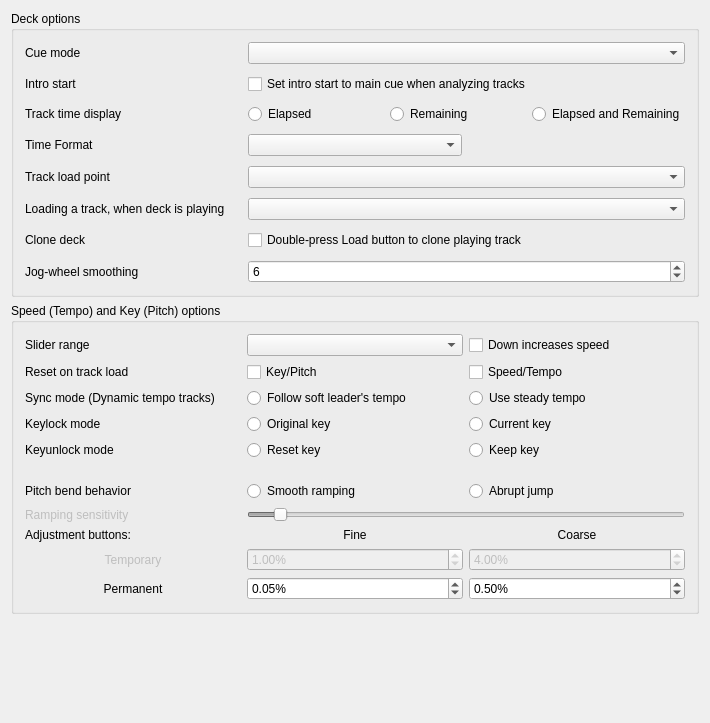
<?xml version="1.0" encoding="UTF-8"?>
<ui version="4.0">
 <class>DlgPrefDeckDlg</class>
 <widget class="QWidget" name="DlgPrefDeckDlg">
  <property name="geometry">
   <rect>
    <x>0</x>
    <y>0</y>
    <width>710</width>
    <height>723</height>
   </rect>
  </property>
  <property name="windowTitle">
   <string>Deck Preferences</string>
  </property>
  <layout class="QGridLayout" name="gridLayout_3">
   <item row="0" column="0">
    <widget class="QGroupBox" name="groupBoxDeckOptions">
     <property name="title">
      <string>Deck options</string>
     </property>
     <layout class="QGridLayout" name="GridLayout1">
      <item row="7" column="0">
       <widget class="QLabel" name="labelJogWheelFilterLength">
        <property name="text"><string>Jog-wheel smoothing</string></property>
        <property name="buddy"><cstring>spinBoxJogWheelFilterLength</cstring></property>
       </widget>
      </item>
      <item row="7" column="1" colspan="2">
       <widget class="QSpinBox" name="spinBoxJogWheelFilterLength">
        <property name="toolTip"><string>Filter length in audio callbacks. Lower values respond faster; higher values smooth pitch bending. Applies to both decks.</string></property>
        <property name="minimum"><number>1</number></property>
        <property name="maximum"><number>64</number></property>
        <property name="value"><number>6</number></property>
       </widget>
      </item>
      <property name="spacing">
       <number>10</number>
      </property>
      <item row="5" column="0">
       <widget class="QLabel" name="labelLoadWhenDeckPlaying">
        <property name="text">
         <string>Loading a track, when deck is playing</string>
        </property>
        <property name="buddy">
         <cstring>comboBoxLoadWhenDeckPlaying</cstring>
        </property>
       </widget>
      </item>
      <item row="0" column="0">
       <widget class="QLabel" name="labelCueMode">
        <property name="text">
         <string>Cue mode</string>
        </property>
        <property name="openExternalLinks">
         <bool>true</bool>
        </property>
        <property name="buddy">
         <cstring>ComboBoxCueMode</cstring>
        </property>
       </widget>
      </item>
      <item row="4" column="1" colspan="2">
       <widget class="QComboBox" name="comboBoxLoadPoint"/>
      </item>
      <item row="1" column="1" colspan="2">
       <widget class="QCheckBox" name="checkBoxIntroStartMove">
        <property name="toolTip">
         <string>When the analyzer places the intro start point automatically,
it will place it at the main cue point if the main cue point has been set previously.
This may be helpful for upgrading to Mixxx 2.3 from earlier versions.

If this option is disabled, the intro start point is automatically placed at the first sound.</string>
        </property>
        <property name="text">
         <string>Set intro start to main cue when analyzing tracks</string>
        </property>
       </widget>
      </item>
      <item row="1" column="0">
       <widget class="QLabel" name="labelIntroStartMove">
        <property name="text">
         <string>Intro start</string>
        </property>
        <property name="buddy">
         <cstring>ComboBoxCueMode</cstring>
        </property>
       </widget>
      </item>
      <item row="0" column="1" colspan="2">
       <widget class="QComboBox" name="ComboBoxCueMode">
        <property name="toolTip">
         <string>Mixxx mode:
- Cue button while pause at cue point = preview
- Cue button while pause not at cue point = set cue point
- Cue button while playing = pause at cue point
Mixxx mode (no blinking):
- Same as Mixxx mode but with no blinking indicators
Pioneer mode:
- Same as Mixxx mode with a flashing play button
Denon mode:
- Cue button at cue point = preview
- Cue button not at cue point = pause at cue point
- Play = set cue point
Numark mode:
- Same as Denon mode, but without a flashing play button
CUP mode:
- Cue button while pause at cue point = play after release
- Cue button while pause not at cue point = set cue point and play after release
- Cue button while playing = go to cue point and play after release
</string>
        </property>
       </widget>
      </item>
      <item row="6" column="0">
       <widget class="QLabel" name="labelCloneDeckOnLoadDoubleTap">
        <property name="text">
         <string>Clone deck</string>
        </property>
        <property name="buddy">
         <cstring>checkBoxCloneDeckOnLoadDoubleTap</cstring>
        </property>
       </widget>
      </item>
      <item row="3" column="0">
       <widget class="QLabel" name="labelTimeDisplay">
        <property name="text">
         <string>Time Format</string>
        </property>
       </widget>
      </item>
      <item row="3" column="1">
       <widget class="QComboBox" name="comboBoxTimeFormat"/>
      </item>
      <item row="4" column="0">
       <widget class="QLabel" name="labelLoadPoint">
        <property name="text">
         <string>Track load point</string>
        </property>
       </widget>
      </item>
      <item row="2" column="0">
       <widget class="QLabel" name="labelPositionDisplay">
        <property name="enabled">
         <bool>true</bool>
        </property>
        <property name="font">
         <font/>
        </property>
        <property name="text">
         <string>Track time display</string>
        </property>
        <property name="wordWrap">
         <bool>false</bool>
        </property>
        <property name="buddy">
         <cstring>radioButtonElapsed</cstring>
        </property>
       </widget>
      </item>
      <item row="5" column="1" colspan="2">
       <widget class="QComboBox" name="comboBoxLoadWhenDeckPlaying"/>
      </item>
      <item row="2" column="1" colspan="2">
       <layout class="QHBoxLayout" name="horizontalLayout">
        <item>
         <widget class="QRadioButton" name="radioButtonElapsed">
          <property name="text">
           <string>Elapsed</string>
          </property>
          <attribute name="buttonGroup">
           <string notr="true">buttonGroupTrackTime</string>
          </attribute>
         </widget>
        </item>
        <item>
         <widget class="QRadioButton" name="radioButtonRemaining">
          <property name="text">
           <string>Remaining</string>
          </property>
          <attribute name="buttonGroup">
           <string notr="true">buttonGroupTrackTime</string>
          </attribute>
         </widget>
        </item>
        <item>
         <widget class="QRadioButton" name="radioButtonElapsedAndRemaining">
          <property name="text">
           <string>Elapsed and Remaining</string>
          </property>
          <attribute name="buttonGroup">
           <string notr="true">buttonGroupTrackTime</string>
          </attribute>
         </widget>
        </item>
       </layout>
      </item>
      <item row="6" column="1" colspan="2">
       <widget class="QCheckBox" name="checkBoxCloneDeckOnLoadDoubleTap">
        <property name="toolTip">
         <string>Create a playing clone of the first playing deck by double-tapping a Load button on a controller or keyboard.
You can always drag-and-drop tracks on screen to clone a deck.</string>
        </property>
        <property name="text">
         <string>Double-press Load button to clone playing track</string>
        </property>
       </widget>
      </item>
     </layout>
    </widget>
   </item>
   <item row="1" column="0">
    <widget class="QGroupBox" name="groupBoxSpeedPitchOptions">
     <property name="title">
      <string>Speed (Tempo) and Key (Pitch) options</string>
     </property>
     <layout class="QGridLayout" name="gridLayout_7">
      <item row="0" column="0">
       <layout class="QGridLayout" name="GridLayoutSpeedOptions">
        <item row="11" column="2">
         <widget class="QDoubleSpinBox" name="spinBoxPermanentRateCoarse">
          <property name="toolTip">
           <string>Permanent rate change when left-clicking</string>
          </property>
          <property name="accelerated">
           <bool>true</bool>
          </property>
          <property name="suffix">
           <string>%</string>
          </property>
          <property name="decimals">
           <number>2</number>
          </property>
          <property name="minimum">
           <double>0.010000000000000</double>
          </property>
          <property name="maximum">
           <double>10.000000000000000</double>
          </property>
          <property name="singleStep">
           <double>0.010000000000000</double>
          </property>
          <property name="value">
           <double>0.500000000000000</double>
          </property>
         </widget>
        </item>
        <item row="11" column="1">
         <widget class="QDoubleSpinBox" name="spinBoxPermanentRateFine">
          <property name="toolTip">
           <string>Permanent rate change when right-clicking</string>
          </property>
          <property name="accelerated">
           <bool>true</bool>
          </property>
          <property name="suffix">
           <string>%</string>
          </property>
          <property name="decimals">
           <number>2</number>
          </property>
          <property name="minimum">
           <double>0.010000000000000</double>
          </property>
          <property name="maximum">
           <double>10.000000000000000</double>
          </property>
          <property name="singleStep">
           <double>0.010000000000000</double>
          </property>
          <property name="value">
           <double>0.050000000000000</double>
          </property>
         </widget>
        </item>
        <item row="1" column="0">
         <widget class="QLabel" name="labelSpeedPitchReset">
          <property name="text">
           <string>Reset on track load</string>
          </property>
          <property name="buddy">
           <cstring>checkBoxResetPitch</cstring>
          </property>
         </widget>
        </item>
        <item row="3" column="2">
         <widget class="QRadioButton" name="radioButtonCurrentKey">
          <property name="text">
           <string>Current key</string>
          </property>
          <attribute name="buttonGroup">
           <string notr="true">buttonGroupKeyLockMode</string>
          </attribute>
         </widget>
        </item>
        <item row="10" column="1">
         <widget class="QDoubleSpinBox" name="spinBoxTemporaryRateFine">
          <property name="enabled">
           <bool>false</bool>
          </property>
          <property name="toolTip">
           <string>Temporary rate change when right-clicking</string>
          </property>
          <property name="accelerated">
           <bool>true</bool>
          </property>
          <property name="suffix">
           <string>%</string>
          </property>
          <property name="decimals">
           <number>2</number>
          </property>
          <property name="minimum">
           <double>0.010000000000000</double>
          </property>
          <property name="maximum">
           <double>10.000000000000000</double>
          </property>
          <property name="singleStep">
           <double>0.010000000000000</double>
          </property>
          <property name="value">
           <double>1.000000000000000</double>
          </property>
         </widget>
        </item>
        <item row="11" column="0">
         <widget class="QLabel" name="labelSpeedPermanent">
          <property name="text">
           <string>Permanent</string>
          </property>
          <property name="alignment">
           <set>Qt::AlignCenter</set>
          </property>
         </widget>
        </item>
        <item row="7" column="1" colspan="2">
         <widget class="QSlider" name="SliderRateRampSensitivity">
          <property name="enabled">
           <bool>false</bool>
          </property>
          <property name="minimum">
           <number>100</number>
          </property>
          <property name="maximum">
           <number>2500</number>
          </property>
          <property name="singleStep">
           <number>50</number>
          </property>
          <property name="value">
           <number>250</number>
          </property>
          <property name="orientation">
           <enum>Qt::Horizontal</enum>
          </property>
         </widget>
        </item>
        <item row="10" column="0">
         <widget class="QLabel" name="labelSpeedTemporary">
          <property name="enabled">
           <bool>false</bool>
          </property>
          <property name="text">
           <string>Temporary</string>
          </property>
          <property name="alignment">
           <set>Qt::AlignCenter</set>
          </property>
         </widget>
        </item>
        <item row="2" column="0">
         <widget class="QLabel" name="labelSyncMode">
          <property name="text">
           <string>Sync mode (Dynamic tempo tracks)</string>
          </property>
          <property name="openExternalLinks">
           <bool>true</bool>
          </property>
         </widget>
        </item>
        <item row="3" column="0">
         <widget class="QLabel" name="labelKeylockMode">
          <property name="text">
           <string>Keylock mode</string>
          </property>
          <property name="buddy">
           <cstring>radioButtonOriginalKey</cstring>
          </property>
         </widget>
        </item>
        <item row="7" column="0">
         <widget class="QLabel" name="labelSpeedRampSensitivity">
          <property name="enabled">
           <bool>false</bool>
          </property>
          <property name="text">
           <string>Ramping sensitivity</string>
          </property>
          <property name="buddy">
           <cstring>SliderRateRampSensitivity</cstring>
          </property>
         </widget>
        </item>
        <item row="6" column="0">
         <widget class="QLabel" name="labelSpeedBendBehavior">
          <property name="text">
           <string>Pitch bend behavior</string>
          </property>
          <property name="buddy">
           <cstring>radioButtonRateRampModeStepping</cstring>
          </property>
         </widget>
        </item>
        <item row="3" column="1">
         <widget class="QRadioButton" name="radioButtonOriginalKey">
          <property name="text">
           <string>Original key</string>
          </property>
          <attribute name="buttonGroup">
           <string notr="true">buttonGroupKeyLockMode</string>
          </attribute>
         </widget>
        </item>
        <item row="10" column="2">
         <widget class="QDoubleSpinBox" name="spinBoxTemporaryRateCoarse">
          <property name="enabled">
           <bool>false</bool>
          </property>
          <property name="toolTip">
           <string>Temporary rate change when left-clicking</string>
          </property>
          <property name="accelerated">
           <bool>true</bool>
          </property>
          <property name="suffix">
           <string>%</string>
          </property>
          <property name="decimals">
           <number>2</number>
          </property>
          <property name="minimum">
           <double>0.010000000000000</double>
          </property>
          <property name="maximum">
           <double>10.000000000000000</double>
          </property>
          <property name="singleStep">
           <double>0.010000000000000</double>
          </property>
          <property name="value">
           <double>4.000000000000000</double>
          </property>
         </widget>
        </item>
        <item row="1" column="2">
         <widget class="QCheckBox" name="checkBoxResetSpeed">
          <property name="text">
           <string>Speed/Tempo</string>
          </property>
         </widget>
        </item>
        <item row="1" column="1">
         <widget class="QCheckBox" name="checkBoxResetPitch">
          <property name="text">
           <string>Key/Pitch</string>
          </property>
         </widget>
        </item>
        <item row="9" column="0">
         <widget class="QLabel" name="labelSpeedAdjustment">
          <property name="text">
           <string>Adjustment buttons:</string>
          </property>
         </widget>
        </item>
        <item row="2" column="1">
         <widget class="QRadioButton" name="radioButtonSoftLeader">
          <property name="toolTip">
           <string>Apply tempo changes from a soft-leading track (usually the leaving track in a transition) to the follower tracks. After the transition, the follower track will continue with the previous leader's very last tempo. Changes from explicit selected leaders are always applied.</string>
          </property>
          <property name="text">
           <string>Follow soft leader's tempo</string>
          </property>
          <attribute name="buttonGroup">
           <string notr="true">buttonGroupSyncMode</string>
          </attribute>
         </widget>
        </item>
        <item row="9" column="2">
         <widget class="QLabel" name="labelSpeedCoarse">
          <property name="enabled">
           <bool>true</bool>
          </property>
          <property name="font">
           <font/>
          </property>
          <property name="toolTip">
           <string/>
          </property>
          <property name="text">
           <string>Coarse</string>
          </property>
          <property name="alignment">
           <set>Qt::AlignCenter</set>
          </property>
          <property name="wordWrap">
           <bool>false</bool>
          </property>
          <property name="buddy">
           <cstring>spinBoxPermanentRateCoarse</cstring>
          </property>
         </widget>
        </item>
        <item row="9" column="1">
         <widget class="QLabel" name="labelSpeedFine">
          <property name="enabled">
           <bool>true</bool>
          </property>
          <property name="font">
           <font/>
          </property>
          <property name="toolTip">
           <string/>
          </property>
          <property name="text">
           <string>Fine</string>
          </property>
          <property name="alignment">
           <set>Qt::AlignCenter</set>
          </property>
          <property name="wordWrap">
           <bool>false</bool>
          </property>
          <property name="buddy">
           <cstring>spinBoxPermanentRateFine</cstring>
          </property>
         </widget>
        </item>
        <item row="0" column="2">
         <widget class="QCheckBox" name="checkBoxInvertSpeedSlider">
          <property name="toolTip">
           <string>Make the speed sliders work like those on DJ turntables and CDJs where moving downward increases the speed</string>
          </property>
          <property name="text">
           <string>Down increases speed</string>
          </property>
         </widget>
        </item>
        <item row="0" column="0">
         <widget class="QLabel" name="labelSpeedSliderrange">
          <property name="enabled">
           <bool>true</bool>
          </property>
          <property name="font">
           <font/>
          </property>
          <property name="text">
           <string>Slider range</string>
          </property>
          <property name="wordWrap">
           <bool>false</bool>
          </property>
          <property name="buddy">
           <cstring>ComboBoxRateRange</cstring>
          </property>
         </widget>
        </item>
        <item row="0" column="1">
         <widget class="QComboBox" name="ComboBoxRateRange">
          <property name="font">
           <font/>
          </property>
          <property name="toolTip">
           <string>Adjusts the range of the speed (Vinyl &quot;Pitch&quot;) slider.</string>
          </property>
         </widget>
        </item>
        <item row="6" column="2">
         <widget class="QRadioButton" name="radioButtonRateRampModeStepping">
          <property name="text">
           <string>Abrupt jump</string>
          </property>
          <attribute name="buttonGroup">
           <string notr="true">buttonGroupSpeedBendBehavior</string>
          </attribute>
         </widget>
        </item>
        <item row="6" column="1">
         <widget class="QRadioButton" name="radioButtonRateRampModeLinear">
          <property name="toolTip">
           <string>Smoothly adjusts deck speed when temporary change buttons are held down</string>
          </property>
          <property name="text">
           <string>Smooth ramping</string>
          </property>
          <attribute name="buttonGroup">
           <string notr="true">buttonGroupSpeedBendBehavior</string>
          </attribute>
         </widget>
        </item>
        <item row="4" column="0">
         <widget class="QLabel" name="labelKeyunlockMode">
          <property name="text">
           <string>Keyunlock mode</string>
          </property>
         </widget>
        </item>
        <item row="4" column="1">
         <widget class="QRadioButton" name="radioButtonResetUnlockedKey">
          <property name="text">
           <string>Reset key</string>
          </property>
          <attribute name="buttonGroup">
           <string notr="true">buttonGroupKeyUnlockMode</string>
          </attribute>
         </widget>
        </item>
        <item row="4" column="2">
         <widget class="QRadioButton" name="radioButtonKeepUnlockedKey">
          <property name="text">
           <string>Keep key</string>
          </property>
          <attribute name="buttonGroup">
           <string notr="true">buttonGroupKeyUnlockMode</string>
          </attribute>
         </widget>
        </item>
        <item row="2" column="2">
         <widget class="QRadioButton" name="radioButtonLockBpm">
          <property name="toolTip">
           <string>The tempo of a previous soft leader track at the beginning of the transition is kept steady. After the transition, the follower track will maintain this original tempo. This technique serves as a workaround to avoid dynamic tempo changes, as seen during the outro of rubato-style tracks. For instance, it prevents the follower track from continuing with a slowed-down tempo of the soft leader. This corresponds to the behavior before Mixxx 2.4. Changes from explicit selected leaders are always applied.</string>
          </property>
          <property name="text">
           <string>Use steady tempo</string>
          </property>
          <attribute name="buttonGroup">
           <string notr="true">buttonGroupSyncMode</string>
          </attribute>
         </widget>
        </item>
        <item row="5" column="0">
         <spacer name="verticalSpacer1">
          <property name="orientation">
           <enum>Qt::Vertical</enum>
          </property>
          <property name="sizeHint" stdset="0">
           <size>
            <width>20</width>
            <height>15</height>
           </size>
          </property>
         </spacer>
        </item>
       </layout>
      </item>
     </layout>
    </widget>
   </item>
   <item row="2" column="0">
    <spacer name="verticalSpacer2">
     <property name="orientation">
      <enum>Qt::Vertical</enum>
     </property>
     <property name="sizeHint" stdset="0">
      <size>
       <width>20</width>
       <height>40</height>
      </size>
     </property>
    </spacer>
   </item>
  </layout>
 </widget>
 <layoutdefault spacing="6" margin="11"/>
 <tabstops>
  <tabstop>ComboBoxCueMode</tabstop>
  <tabstop>checkBoxIntroStartMove</tabstop>
  <tabstop>radioButtonElapsed</tabstop>
  <tabstop>radioButtonRemaining</tabstop>
  <tabstop>radioButtonElapsedAndRemaining</tabstop>
  <tabstop>comboBoxTimeFormat</tabstop>
  <tabstop>comboBoxLoadPoint</tabstop>
  <tabstop>comboBoxLoadWhenDeckPlaying</tabstop>
  <tabstop>checkBoxCloneDeckOnLoadDoubleTap</tabstop>
  <tabstop>ComboBoxRateRange</tabstop>
  <tabstop>checkBoxInvertSpeedSlider</tabstop>
  <tabstop>checkBoxResetPitch</tabstop>
  <tabstop>checkBoxResetSpeed</tabstop>
  <tabstop>radioButtonSoftLeader</tabstop>
  <tabstop>radioButtonOriginalKey</tabstop>
  <tabstop>radioButtonCurrentKey</tabstop>
  <tabstop>radioButtonResetUnlockedKey</tabstop>
  <tabstop>radioButtonKeepUnlockedKey</tabstop>
  <tabstop>radioButtonRateRampModeLinear</tabstop>
  <tabstop>radioButtonRateRampModeStepping</tabstop>
  <tabstop>SliderRateRampSensitivity</tabstop>
  <tabstop>spinBoxTemporaryRateFine</tabstop>
  <tabstop>spinBoxTemporaryRateCoarse</tabstop>
  <tabstop>spinBoxPermanentRateFine</tabstop>
  <tabstop>spinBoxPermanentRateCoarse</tabstop>
 </tabstops>
 <resources/>
 <buttongroups>
  <buttongroup name="buttonGroupTrackTime"/>
  <buttongroup name="buttonGroupKeyUnlockMode"/>
  <buttongroup name="buttonGroupKeyLockMode"/>
  <buttongroup name="buttonGroupSpeedBendBehavior"/>
  <buttongroup name="buttonGroupSyncMode"/>
 </buttongroups>
</ui>
